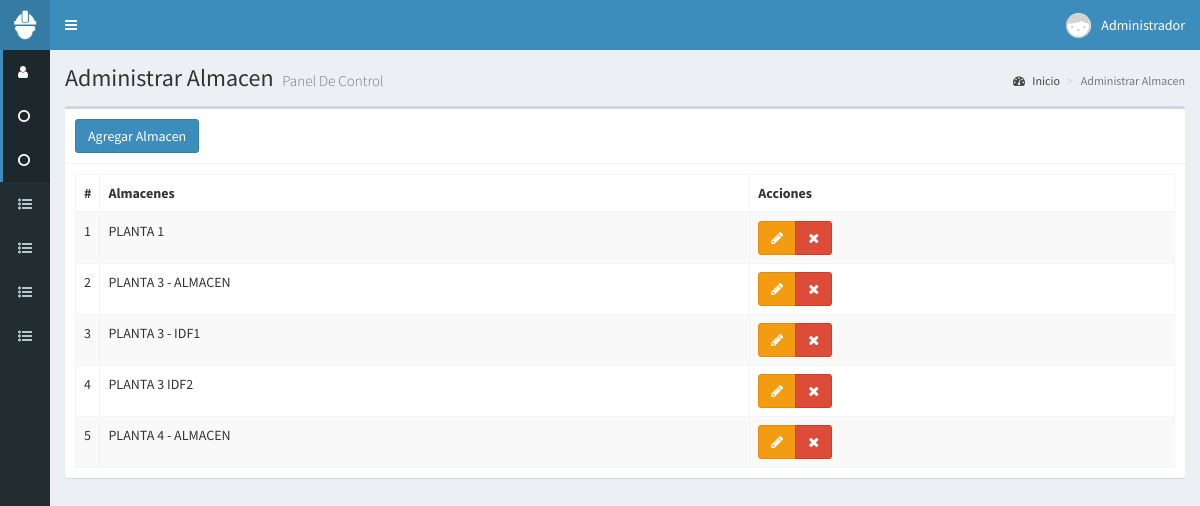
Page /almacen (signed in) on the committed database.
### tables this page shows
CREATE TABLE t_Almacen
(
  id_almacen SMALLINT UNSIGNED PRIMARY KEY AUTO_INCREMENT,
  nombre VARCHAR(80) NOT NULL  
);

### controladores/plantilla.controlador.php (called while the page is built)
<?php
  class ControladorPlantilla
  {
    static public function ctrPlantilla()
    {
      include "vistas/plantilla.php";
    }
  }

### index.php (called while the page is built, shortened)
<?php
require_once "controladores/plantilla.controlador.php";
require_once "controladores/ventas.controlador.php";
require_once "controladores/almacen.controlador.php";
require_once "controladores/subir-csv.controlador.php";
require_once "modelos/almacen.modelo.php";
$plantilla = new ControladorPlantilla();
$plantilla->ctrPlantilla();

### controladores/almacen.controlador.php (called while the page is built, shortened)
<?php
  class ControladorAlmacenes
  {
		static public function ctrMostrarAlmacenes($item,$valor)
		{
			$tabla = "t_Almacen";
			$respuesta = ModeloAlmacenes::mdlMostrarAlmacenes($tabla,$item,$valor);
			return $respuesta;
		}
	}
?>

### modelos/conexion.php (called while the page is built)
<?php
  class Conexion
  {
    static public function conectar()
    {
      $link = new PDO("mysql:host=localhost;dbname=bd_responsivas",
                      "usuario_responsiva",
											"responsivas-2020");
			$link->setAttribute(PDO::ATTR_ERRMODE, PDO::ERRMODE_EXCEPTION);
			$mitz="America/Tijuana";
			$tz = (new DateTime('now', new DateTimeZone($mitz)))->format('P');
			$link->exec("SET time_zone='$tz';");
      $link->exec("set names utf8");
      return $link;
    }
  }
?>

### modelos/almacen.modelo.php (called while the page is built, shortened)
<?php
	require_once "conexion.php";
	class ModeloAlmacenes
	{
    static public function mdlMostrarAlmacenes($tabla,$item,$valor)
    {
			if ($item != null)
			{
				$stmt = Conexion::conectar()->prepare("SELECT * FROM $tabla WHERE $item = :$item ORDER BY nombre");
				$stmt->bindParam(":".$item,$valor, PDO::PARAM_STR);
				$stmt->execute();
				$registros = $stmt->fetch();
				$stmt->closeCursor();
				$stmt=null;
				return $registros;
			}
			else
			{
				$stmt = Conexion::conectar()->prepare("SELECT * FROM $tabla ORDER BY nombre");
				$stmt->execute();
				$registros = $stmt->fetchAll();
				return $registros;
			}
		}
	}
?>

### vistas/modulos/almacen.php (the view, shortened to what this page needs)
<div class="content-wrapper">
  <section class="content-header">
    <h1>
      Administrar Almacen
      <small>Panel De Control</small>
    </h1>
    <ol class="breadcrumb">
      <li><a href="inicio"><i class="fa fa-dashboard"></i> Inicio</a></li>
      <li class="active">Administrar Almacen</li>
    </ol>
  </section>
  <section class="content">
    <div class="box">
      <div class="box-header with-border">
        <button class="btn btn-primary"  data-toggle="modal" data-target="#modalAgregarAlmacen">
          Agregar Almacen
        </button>
      </div>
      <div class="box-body">
        <table class="table table-bordered table-striped dt-responsive tablas">
          <thead>
            <tr>
              <th style="width:10px">#</th>
              <th>Almacenes</th>
              <th>Acciones </th>
            </tr>
          </thead>
          <tbody>
					<?php
						$item = null;
						$valor = null;
						$almacenes = ControladorAlmacenes::ctrMostrarAlmacenes($item,$valor);
						foreach ($almacenes as $key => $value)
						{
							echo '
										<tr>
											<td>'.($key+1).'</td>
											<td class="text-uppercase">'.$value["nombre"].'</td>
											<td>
												<div class="btn-group">
													<button class="btn btn-warning btnEditarAlmacen" idAlmacen="'.$value["id_almacen"].'" data-toggle="modal" data-target="#modalEditarAlmacen"><i class="fa fa-pencil"></i></button>';
													if ($_SESSION["perfil"] == "Administrador")
													{
														echo '
													<button class="btn btn-danger btnEliminarAlmacen" idAlmacen="'.$value["id_almacen"].'"><i class="fa fa-times"></i></button>';
													}
												echo '</div>
											</td>
										</tr>';
						}
					?>
          </tbody>
        </table>
      </div>
    </div>
  </section>
</div>

### rows in the picture
t_almacen: nombre "PLANTA 1"
t_almacen: nombre "PLANTA 3 - ALMACEN"
t_almacen: nombre "PLANTA 3 - IDF1"
t_almacen: nombre "PLANTA 3 IDF2"
t_almacen: nombre "PLANTA 4 - ALMACEN"

### other values in the picture
$_SESSION["nombre"] "Administrador"
